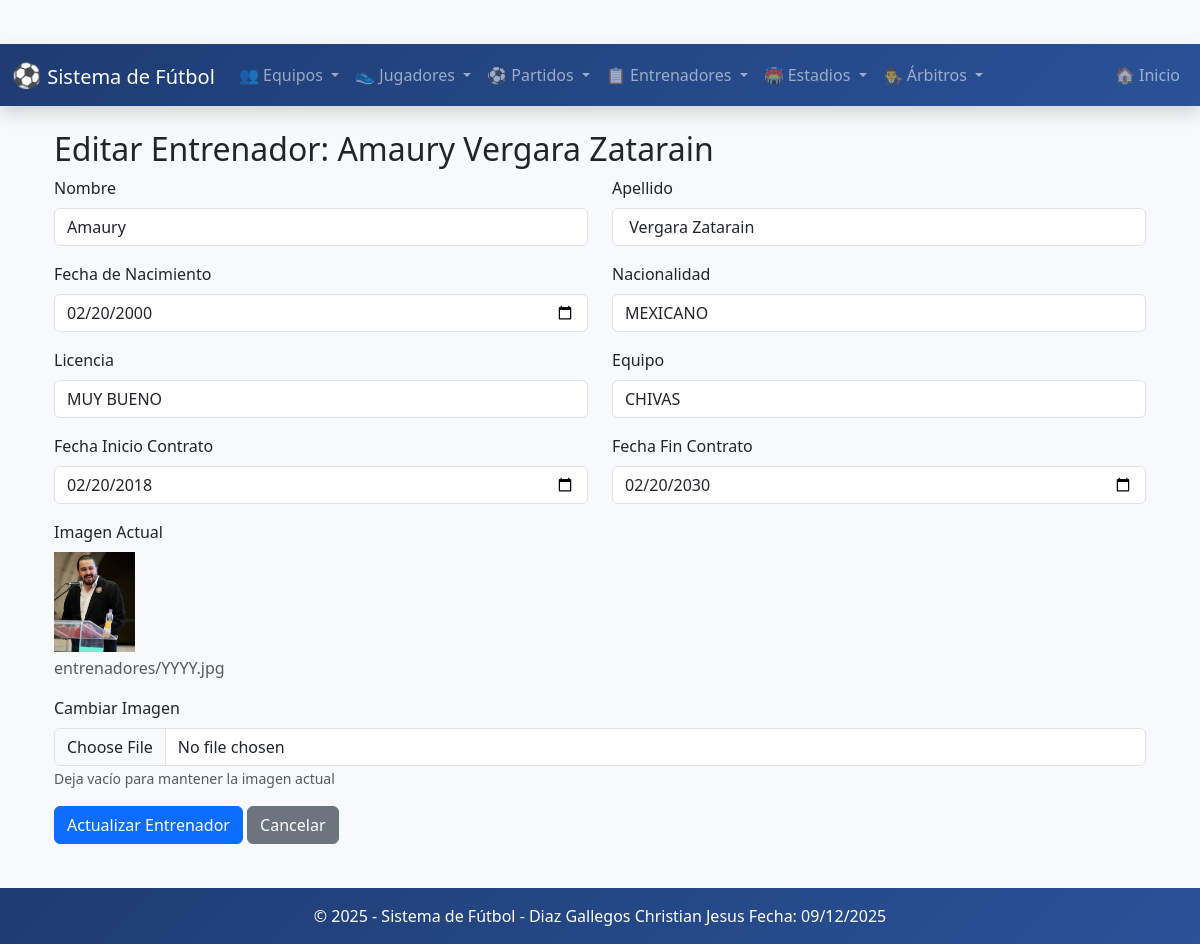
The app's page /entrenadores/actualizar/1/ with its own data.
### app_Futbol/models.py (models this page shows, shortened)
class Entrenador(models.Model):
    nombre = models.CharField(max_length=100)
    apellido = models.CharField(max_length=100)
    fecha_nacimiento = models.DateField()
    nacionalidad = models.CharField(max_length=100)
    licencia = models.CharField(max_length=50, blank=True, null=True)
    fecha_inicio_contrato = models.DateField()
    fecha_fin_contrato = models.DateField(blank=True, null=True)
    foto = models.ImageField(upload_to='entrenadores/', blank=True, null=True)  # ¡SIMPLIFICADO!
    equipo = models.OneToOneField(
        Equipo,
        on_delete=models.SET_NULL,
        related_name="director_tecnico",
        blank=True,
        null=True
    )

class Equipo(models.Model):
    nombre = models.CharField(max_length=100)
    ciudad = models.CharField(max_length=100)
    pais = models.CharField(max_length=100)
    fundacion = models.DateField()
    colores = models.CharField(max_length=100)
    presidente = models.CharField(max_length=100, blank=True, null=True)
    imagen = models.ImageField(upload_to='equipos/', blank=True, null=True)  # ¡SIMPLIFICADO!

### app_Futbol/views.py (the view)
# urls.py: path('entrenadores/actualizar/<int:id>/', views.actualizar_entrenador, name='actualizar_entrenador'),
def actualizar_entrenador(request, id):
    entrenador = get_object_or_404(Entrenador, id=id)
    equipos = Equipo.objects.all()
    return render(request, 'entrenador/actualizar_entrenador.html', {'entrenador': entrenador, 'equipos': equipos})

### app_Futbol/templates/entrenador/actualizar_entrenador.html (shortened to what this page needs)
{% extends 'base.html' %}
{% block content %}
<div class="container">
    <h2>Editar Entrenador: {{ entrenador.nombre }} {{ entrenador.apellido }}</h2>
    <form method="POST" action="{% url 'realizar_actualizacion_entrenador' entrenador.id %}" enctype="multipart/form-data">
        <div class="row mb-3">
            <div class="col-md-6">
                <label class="form-label">Nombre</label>
                <input type="text" class="form-control" name="nombre" value="{{ entrenador.nombre }}" required>
            </div>
            <div class="col-md-6">
                <label class="form-label">Apellido</label>
                <input type="text" class="form-control" name="apellido" value="{{ entrenador.apellido }}" required>
            </div>
        </div>
        <div class="row mb-3">
            <div class="col-md-6">
                <label class="form-label">Fecha de Nacimiento</label>
                <input type="date" class="form-control" name="fecha_nacimiento"
                       value="{{ entrenador.fecha_nacimiento|date:'Y-m-d' }}" required>
            </div>
            <div class="col-md-6">
                <label class="form-label">Nacionalidad</label>
                <input type="text" class="form-control" name="nacionalidad" value="{{ entrenador.nacionalidad }}" required>
            </div>
        </div>
        <div class="row mb-3">
            <div class="col-md-6">
                <label class="form-label">Licencia</label>
                <input type="text" class="form-control" name="licencia" value="{{ entrenador.licencia|default_if_none:'' }}">
            </div>
            <div class="col-md-6">
                <label class="form-label">Equipo</label>
                <select class="form-control" name="equipo">
                    {% for equipo in equipos %}
                    <option value="{{ equipo.id }}" {% if entrenador.equipo.id == equipo.id %}selected{% endif %}>
                        {{ equipo.nombre }}
                    </option>
                    {% endfor %}
                </select>
            </div>
        </div>
        <div class="row mb-3">
            <div class="col-md-6">
                <label class="form-label">Fecha Inicio Contrato</label>
                <input type="date" class="form-control" name="fecha_inicio_contrato"
                       value="{{ entrenador.fecha_inicio_contrato|date:'Y-m-d' }}" required>
            </div>
            <div class="col-md-6">
                <label class="form-label">Fecha Fin Contrato</label>
                <input type="date" class="form-control" name="fecha_fin_contrato"
                       value="{{ entrenador.fecha_fin_contrato|date:'Y-m-d' }}">
            </div>
        </div>
        <div class="mb-3">
            <label class="form-label">Imagen Actual</label>
            {% if entrenador.foto %}
            <div class="mb-2">
                <img src="{{ entrenador.foto.url }}" alt="{{ entrenador.nombre }}" style="max-height: 100px; width: auto;">
                <p class="text-muted mt-1">{{ entrenador.foto.name }}</p>
            </div>
            {% else %}
            <p class="text-muted">No hay imagen cargada</p>
            {% endif %}
        </div>
        <div class="mb-3">
            <label class="form-label">Cambiar Imagen</label>
            <input type="file" class="form-control" name="foto" accept="image/*">
            <small class="text-muted">Deja vacío para mantener la imagen actual</small>
        </div>
        <div class="mt-3">
            <button type="submit" class="btn btn-primary">Actualizar Entrenador</button>
            <a href="{% url 'ver_entrenadores' %}" class="btn btn-secondary">Cancelar</a>
        </div>
    </form>
</div>
{% endblock %}

### app_Futbol/templates/base.html (style rules this page uses)
body { background-color: #f8f9fa; padding-top: 20px; margin-bottom: 100px; }

### records on screen
Entrenador: nombre "Amaury", apellido "Vergara Zatarain", fecha_nacimiento "02/20/2000", nacionalidad "MEXICANO", licencia "MUY BUENO", equipo "CHIVAS", fecha_inicio_contrato "02/20/2018", fecha_fin_contrato "02/20/2030", foto (picture), foto.name "entrenadores/YYYY.jpg"
